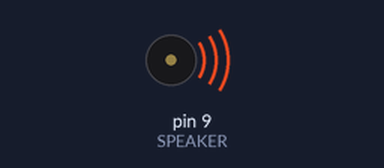
Recording of a sketch running on a simulated Arduino Uno, built with avr-gcc and run on an emulated ATmega328P. Parts: buzzer (waves = sounding).

Above: at 1.8 s.
At 22.6 s:
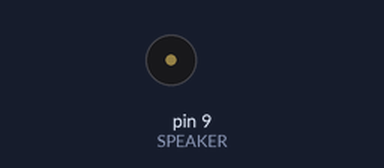
Timing chart, 0 to 24.1 s (numbered marks = the images above):
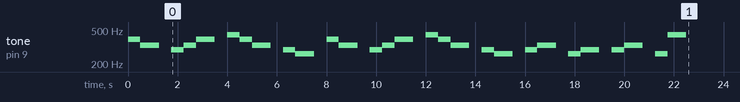

The sketch:

ZOE_SONG.ino
```cpp
#include "pitches.h"

const int SPEAKER=9;  //Speaker Pin

int notes[] = {
SO,MI,0,  RE,MI,SO,0,
LA,SO,MI,0,  RE,DO,0,
SO,MI,0,  RE,MI,SO,0,
LA,SO,MI,0,  RE,DO,0,
RE,MI,0,   DO,RE,0,
RE,MI,0, DO,LA
};


int times[] = {
 500,750,500, 500,500,750,500,
 500,500,750,500,   500,750,500,
 500,750,500, 500,500,750,500,
 500,500,750,500,   500,750,500,
  500,750,500,   500,750,500,
   500,750,500,   500,750
};


void setup()
{
 //Play each note for the right duration
 for (int i = 0; i < 39; i++)
 {
  tone(SPEAKER, notes[i], times[i]);
  delay(times[i]);
 }
}

void loop()
{
 //Press the reset button to play again.
}
```

pitches.h
```cpp
/*************************************************
 * Public Constants
 *************************************************/

#define NOTE_B0  31
#define NOTE_C1  33
#define NOTE_CS1 35
#define NOTE_D1  37
#define NOTE_DS1 39
#define NOTE_E1  41
#define NOTE_F1  44
#define NOTE_FS1 46
#define NOTE_G1  49
#define NOTE_GS1 52
#define NOTE_A1  55
#define NOTE_AS1 58
#define NOTE_B1  62
#define NOTE_C2  65
#define NOTE_CS2 69
#define NOTE_D2  73
#define NOTE_DS2 78
#define NOTE_E2  82
#define NOTE_F2  87
#define NOTE_FS2 93
#define NOTE_G2  98
#define NOTE_GS2 104
#define NOTE_A2  110
#define NOTE_AS2 117
#define NOTE_B2  123
#define NOTE_C3  131
#define NOTE_CS3 139
#define NOTE_D3  147
#define NOTE_DS3 156
#define NOTE_E3  165
#define NOTE_F3  175
#define NOTE_FS3 185
#define NOTE_G3  196
#define NOTE_GS3 208
#define NOTE_A3  220
#define NOTE_AS3 233
#define NOTE_B3  247
#define      DO  262
#define NOTE_CS4 277
#define       RE 294
#define NOTE_DS4 311
#define       MI 330
#define      FA  349
#define NOTE_FS4 370
#define       SO 392
#define NOTE_GS4 415
#define       LA 440
#define NOTE_AS4 466
#define       TI 494
#define      DOO 523
#define NOTE_CS5 554
#define NOTE_D5  587
#define NOTE_DS5 622
#define NOTE_E5  659
#define NOTE_F5  698
#define NOTE_FS5 740
#define NOTE_G5  784
#define NOTE_GS5 831
#define NOTE_A5  880
#define NOTE_AS5 932
#define NOTE_B5  988
#define NOTE_C6  1047
#define NOTE_CS6 1109
#define NOTE_D6  1175
#define NOTE_DS6 1245
#define NOTE_E6  1319
#define NOTE_F6  1397
#define NOTE_FS6 1480
#define NOTE_G6  1568
#define NOTE_GS6 1661
#define NOTE_A6  1760
#define NOTE_AS6 1865
#define NOTE_B6  1976
#define NOTE_C7  2093
#define NOTE_CS7 2217
#define NOTE_D7  2349
#define NOTE_DS7 2489
#define NOTE_E7  2637
#define NOTE_F7  2794
#define NOTE_FS7 2960
#define NOTE_G7  3136
#define NOTE_GS7 3322
#define NOTE_A7  3520
#define NOTE_AS7 3729
#define NOTE_B7  3951
#define NOTE_C8  4186
#define NOTE_CS8 4435
#define NOTE_D8  4699
#define NOTE_DS8 4978
```
